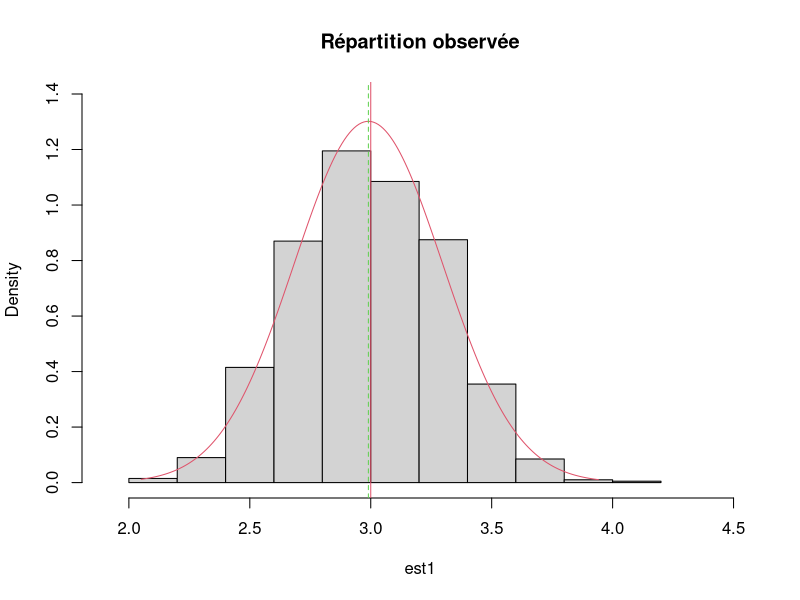
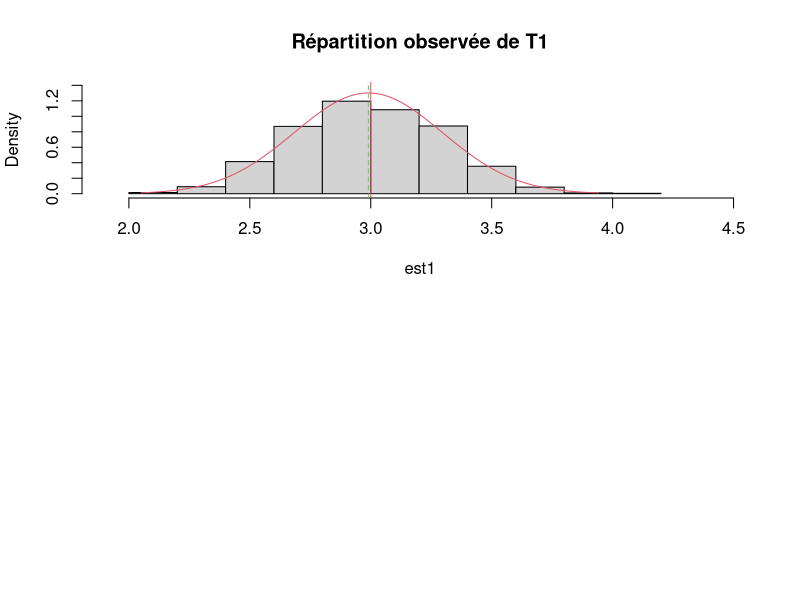

Write the R code that produced these figures, in order.
(mu <- 3)
(sigma <- 1)
(n <- 10)
(N <- 1000)
dataG <- matrix(rnorm(n * N, mu, sigma), ncol = n, byrow = T)
dim(dataG)

est1 <- rowMeans(dataG)
length(est1)
est2 <- (apply(dataG, MARGIN = 1, min) + apply(dataG, MARGIN = 1, max)) / 2
length(est2)

(moyest1 <- mean(est1))
(etest1 <- sd(est1))
(moyest2 <- mean(est2))
(etest2 <- sd(est2))

par(mfrow = c(1, 1))
hist(est1, prob = T, main = "Répartition observée", ylim = c(0, 1.1 * dnorm(mu, mu, sigma / sqrt(n))), xlim = c(0.9 * min(est1), max(est1) * 1.1))
abs <- seq(mu - 3 * sigma / sqrt(n), mu + 3 * sigma / sqrt(n), 0.01)
points(abs, dnorm(abs, mean(est1), sd(est1)), col = 2, type = "l")
abline(v = mu, col = 2)
abline(v = moyest1, lty = "dashed", col = 3)

par(mfrow = c(2, 1))
hist(est1, prob = T, main = "Répartition observée de T1", ylim = c(0, 1.1 * dnorm(mu, mu, sigma / sqrt(n))), xlim = c(.9 * min(est1), max(est1) * 1.1))
abs <- seq(mu - 3 * sigma / sqrt(n), mu + 3 * sigma / sqrt(n), 0.01)
points(abs, dnorm(abs, mean(est1), sd(est1)), col = 2, type = "l")
abline(v = mu, col = 2)
abline(v = moyest1, lty = "dashed", col = 3)
